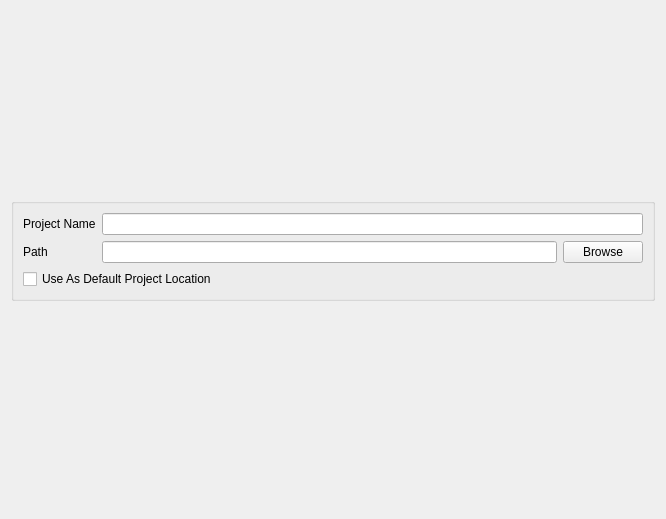
<?xml version="1.0" encoding="UTF-8"?>
<ui version="4.0">
 <class>ProjectManager::NewProjecWizardPage</class>
 <widget class="QWizardPage" name="ProjectManager::NewProjecWizardPage">
  <property name="geometry">
   <rect>
    <x>0</x>
    <y>0</y>
    <width>666</width>
    <height>519</height>
   </rect>
  </property>
  <property name="windowTitle">
   <string>WizardPage</string>
  </property>
  <property name="title">
   <string>Project name and location</string>
  </property>
  <property name="subTitle">
   <string/>
  </property>
  <layout class="QVBoxLayout" name="verticalLayout_2">
   <item>
    <spacer name="verticalSpacer">
     <property name="orientation">
      <enum>Qt::Vertical</enum>
     </property>
     <property name="sizeHint" stdset="0">
      <size>
       <width>20</width>
       <height>94</height>
      </size>
     </property>
    </spacer>
   </item>
   <item>
    <widget class="QGroupBox" name="groupBox">
     <property name="title">
      <string/>
     </property>
     <layout class="QVBoxLayout" name="verticalLayout">
      <item>
       <layout class="QFormLayout" name="formLayout">
        <item row="0" column="0">
         <widget class="QLabel" name="label">
          <property name="text">
           <string>Project Name</string>
          </property>
         </widget>
        </item>
        <item row="0" column="1">
         <widget class="QLineEdit" name="projectNameLineEdit"/>
        </item>
        <item row="1" column="0">
         <widget class="QLabel" name="label_2">
          <property name="text">
           <string>Path</string>
          </property>
         </widget>
        </item>
        <item row="1" column="1">
         <layout class="QHBoxLayout" name="horizontalLayout">
          <item>
           <widget class="QLineEdit" name="pathLineEdit"/>
          </item>
          <item>
           <widget class="QPushButton" name="browsePushButton">
            <property name="text">
             <string>Browse</string>
            </property>
           </widget>
          </item>
         </layout>
        </item>
       </layout>
      </item>
      <item>
       <widget class="QCheckBox" name="rememberCheckBox">
        <property name="text">
         <string>Use As Default Project Location</string>
        </property>
       </widget>
      </item>
     </layout>
    </widget>
   </item>
   <item>
    <spacer name="verticalSpacer_2">
     <property name="orientation">
      <enum>Qt::Vertical</enum>
     </property>
     <property name="sizeHint" stdset="0">
      <size>
       <width>20</width>
       <height>94</height>
      </size>
     </property>
    </spacer>
   </item>
   <item>
    <widget class="QLabel" name="messageLabel">
     <property name="text">
      <string/>
     </property>
    </widget>
   </item>
  </layout>
 </widget>
 <resources/>
 <connections/>
</ui>
